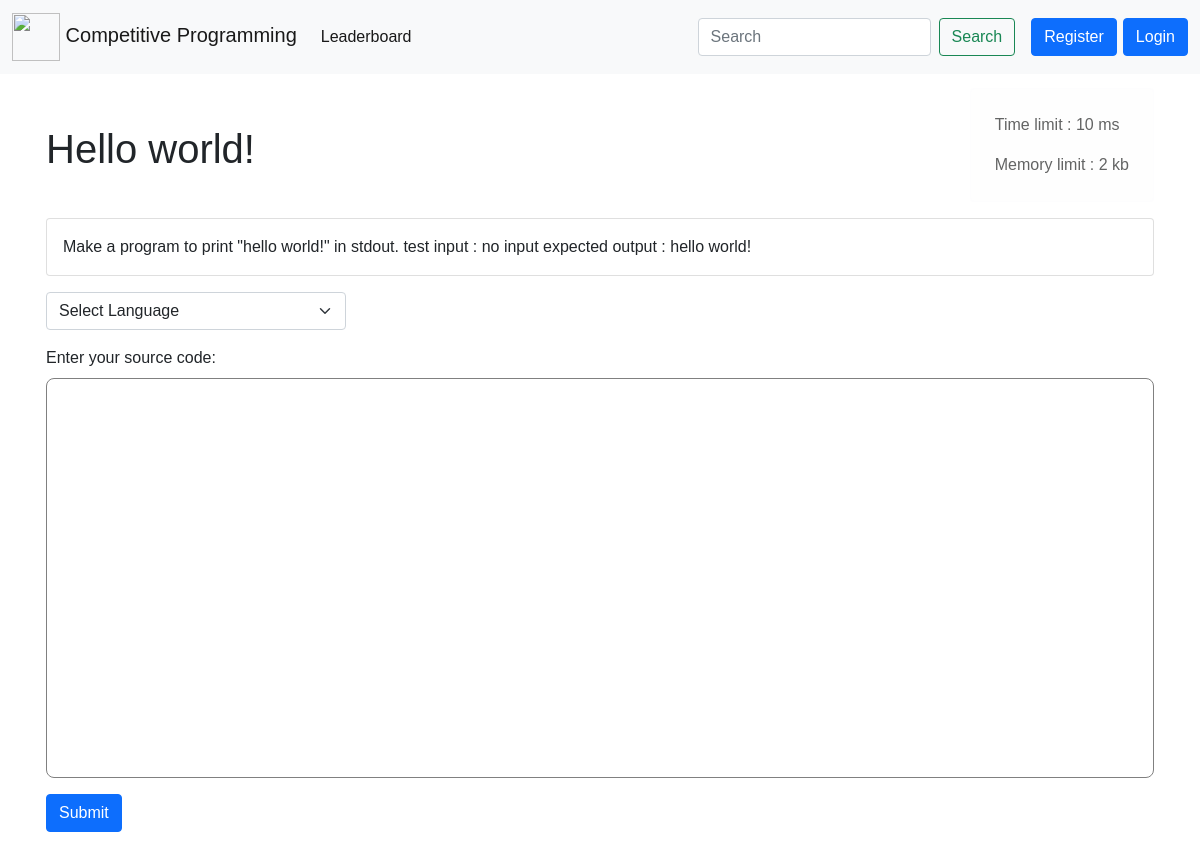
The page /Question/index.php?id=1 on the database its author committed.
### tables this page shows
CREATE TABLE `questions` (
  `id` int NOT NULL,
  `title` text NOT NULL,
  `contest_id` int NOT NULL,
  `question` text NOT NULL,
  `time_limit` int NOT NULL,
  `memory_limit` int NOT NULL,
  `test_input` text NOT NULL,
  `expected_output` text NOT NULL
);

### Question/index.php (the view, shortened to what this page needs)
<?php
$questionId = $_GET["id"];
$database = mysqli_connect("localhost", "root", "", "cp_site");
$question_query = "SELECT * FROM `questions` WHERE id=" . $questionId;
$question_data = mysqli_fetch_array(mysqli_query($database, $question_query));
$timeLimit = $question_data["time_limit"];
$memoryLimit = $question_data["memory_limit"];
$title = $question_data["title"];
$question = $question_data["question"];
?>
<!DOCTYPE html>
<html>
<head>
    <link href="https://cdn.jsdelivr.net/npm/bootstrap@5.1.3/dist/css/bootstrap.min.css" rel="stylesheet">
    <link href="question.css" rel="stylesheet">
</head>
<body style="padding: 72px 0px 40px 0px;">
    <?php
    include("../commons/header.php");
    ?>
    <div class="container">
        <div class="title">
            <h1><?php
                echo $title;
                ?>
            </h1>
            <div class="alert alert-light" role="alert">
                <div class="info">
                    Time limit : <?php echo $timeLimit ?> ms
                </div>
                <div class="info">Memory limit : <?php echo $memoryLimit / 1024 ?> kb </div>
            </div>
        </div>
        <div class="card">
            <div class="card-body" id="ques_desc">
                <?php echo $question ?>
            </div>
        </div>
        <select style="width: 300px;" name="languageId" class="form-select" id="language">
            <option selected>Select Language </option>
        </select>
        <label for="code" class="form-label">Enter your source code:</label>
        <div class="mb-3" id="editor" rows="10">
        </div>
        <div id="panel" style="padding: 0px 20px 20px 0px;">
            <button type="button" class="btn btn-primary" id="run">Submit</button>
        </div>
    </div>
</body>
</html>

### Question/question.css (style rules this page uses)
#language { margin-bottom: 16px; margin-top: 16px; }
.container { padding: 16px; }
#editor { height: 400px; width: 100%; border-radius: 8px; border: solid 1px gray; font-size: 18px; }
.info { padding: 8px; }
.title { display: flex; justify-content: space-between; align-items: center; }

### Signin/signin.css (style rules this page uses)
body { font-family: Arial, Helvetica, sans-serif; }
.container { padding: 16px; }

### rows shown on the page
questions: title "Hello world!", time_limit "10", $memoryLimit/1024 "2", question "Make a program to print \"hello world!\" in stdout. test input : no input expected output : hello world!"
